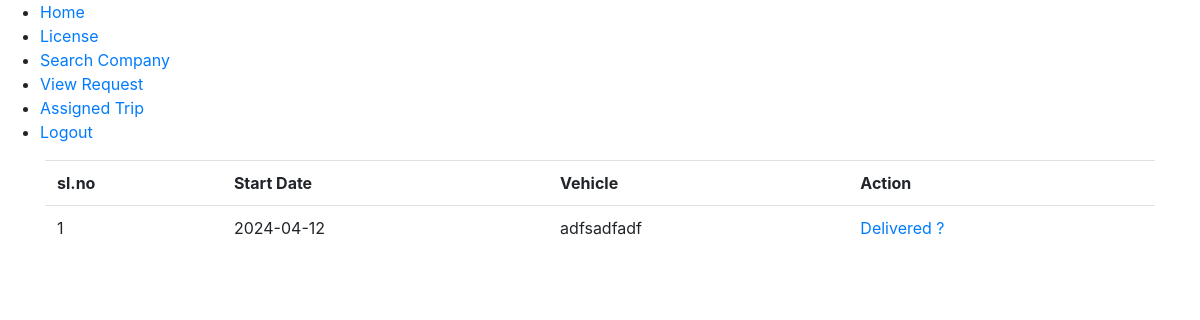
Screenshot of /Driver/AssignedTrip/ (signed in) with the database file from the repository.
### Company/models.py (models this page shows)
class tbl_transport_shedule(models.Model):
    transport_shedule_id = models.AutoField(primary_key=True)
    transport_shedule_date = models.DateField(auto_now_add=True)
    transport_request_id = models.ForeignKey(tbl_transport_request,on_delete=models.CASCADE)
    transport_shedule_status = models.IntegerField(default=0)
    driver_1_id = models.ForeignKey(tbl_driver,on_delete=models.CASCADE,related_name="driver_1_id")
    driver_2_id = models.ForeignKey(tbl_driver,on_delete=models.CASCADE,related_name="driver_2_id")
    vehicle_id = models.ForeignKey(tbl_vehicle,on_delete=models.CASCADE)

class tbl_vehicle(models.Model):
    vehicle_id = models.AutoField(primary_key=True)
    vehicle_chase_no = models.CharField(max_length=50)
    vehicle_reg_no = models.CharField(max_length=50)
    vehicle_insurance_date = models.CharField(max_length=50)
    vehicle_insurance_exp = models.CharField(max_length=50)
    vehicle_status = models.IntegerField(default=0)
    vehiclesubtype_id = models.ForeignKey(tbl_vehiclesubtype,on_delete=models.CASCADE)
    company_id = models.ForeignKey(tbl_company,on_delete=models.CASCADE)
    vehicle_detailes = models.CharField(max_length=100)
    vehicle_name = models.CharField(max_length=50)
    vehicle_amount = models.CharField(max_length=50)
    vehicle_capacity = models.CharField(max_length=50)

### User/models.py (models this page shows)
class tbl_transport_request(models.Model):
    transport_request_id = models.AutoField(primary_key=True)
    transport_request_description = models.CharField(max_length=50)
    transport_request_date = models.DateField(auto_now_add=True)
    transport_request_qty = models.CharField(max_length=50)
    transport_request_for_date = models.CharField(max_length=50)
    transport_request_status = models.PositiveIntegerField(default=0)
    user_id = models.ForeignKey(tbl_user,on_delete=models.CASCADE)
    from_location_id = models.ForeignKey(tbl_location,on_delete=models.CASCADE,related_name="from_location_id")
    to_location_id = models.ForeignKey(tbl_location,on_delete=models.CASCADE,related_name="to_location_id")
    transport_request_reply = models.CharField(max_length=50, default='0')
    company_id = models.ForeignKey(tbl_company,on_delete=models.CASCADE)
    category_id = models.ForeignKey(tbl_category,on_delete=models.CASCADE)
    delivery_time = models.CharField(max_length=50)
    delivery_date = models.CharField(max_length=50)

### Driver/views.py (the view)
# urls.py: path('AssignedTrip/',views.AssignedTrip,name="AssignedTrip"),
def AssignedTrip(request):
    did = tbl_driver.objects.get(driver_id=request.session['did'])
    data = tbl_transport_shedule.objects.filter(driver_1_id=did) | tbl_transport_shedule.objects.filter(driver_2_id=did)
    return render(request,"Driver/AssignedTrip.html",{'data':data})

### Driver/Templates/Driver/AssignedTrip.html (shortened to what this page needs)
{% extends 'Driver/Include.html' %}
{% load static %}
{% block content %}
<!DOCTYPE html>
<html>
<head>
    <link href="https://stackpath.bootstrapcdn.com/bootstrap/4.5.2/css/bootstrap.min.css" rel="stylesheet">
</head>
<body>
    <form>
        <div class="container">
            <table class="table">
                <tr>
                    <th>sl.no</th>
                    <th>Start Date</th>
                    <th>Vehicle</th>
                    <th>Action</th>
                </tr>
                {% for schedule in data %}
                <tr>
                    <td>{{ forloop.counter }}</td>
                    <td>{{ schedule.transport_request_id.transport_request_for_date }}</td>
                    <td>{{ schedule.vehicle_id.vehicle_name }}
                    </td>
                    <td>
                        {% if schedule.transport_request_id.transport_request_status == 2 %}
                            <a href="{% url 'driver:AssignedUpdate' schedule.transport_request_id.transport_request_id 3 %}">Start</a>
                        {% elif schedule.transport_request_id.transport_request_status == 3 %}
                            <a href="{% url 'driver:AssignedUpdate' schedule.transport_request_id.transport_request_id 4 %}">Delivered ?</a>
                        {% else %}
                            Delivered
                        {% endif %}
                    </td>
                </tr>
                {% endfor %}
            </table>
        </div>
    </form>
</body>
</html>
{% endblock content %}

### rows the page displays
tbl_transport_shedule: transport_request_id.transport_request_for_date "2024-04-12", vehicle_id.vehicle_name "adfsadfadf", shows "Delivered ?"
